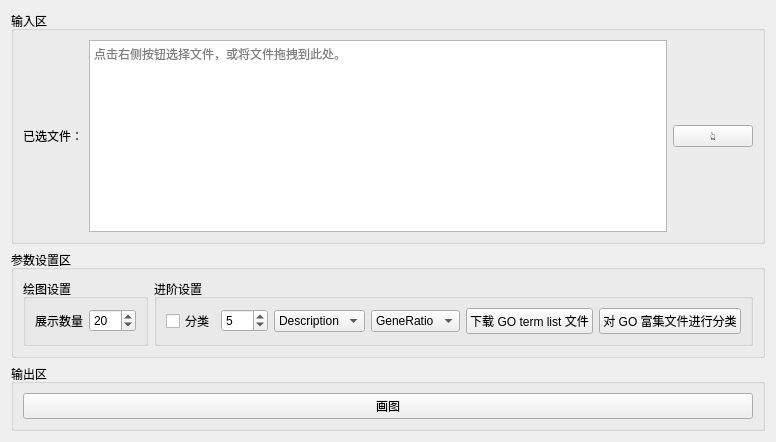
         <widget class="QWidget" name="tab_8">
          <attribute name="title">
           <string>富集气泡图</string>
          </attribute>
          <layout class="QVBoxLayout" name="verticalLayout_40">
           <item>
            <widget class="QGroupBox" name="groupBox_25">
             <property name="title">
              <string>输入区</string>
             </property>
             <layout class="QVBoxLayout" name="verticalLayout_10">
              <item>
               <layout class="QHBoxLayout" name="horizontalLayout_32">
                <item>
                 <widget class="QLabel" name="label_41">
                  <property name="text">
                   <string>已选文件：</string>
                  </property>
                 </widget>
                </item>
                <item>
                 <widget class="QTextBrowser" name="enrich_file">
                  <property name="verticalScrollBarPolicy">
                   <enum>Qt::ScrollBarAlwaysOff</enum>
                  </property>
                  <property name="placeholderText">
                   <string>点击右侧按钮选择文件，或将文件拖拽到此处。</string>
                  </property>
                 </widget>
                </item>
                <item>
                 <widget class="QPushButton" name="set_enrich_file">
                  <property name="text">
                   <string>👆</string>
                  </property>
                 </widget>
                </item>
               </layout>
              </item>
             </layout>
            </widget>
           </item>
           <item>
            <widget class="QGroupBox" name="groupBox_28">
             <property name="title">
              <string>参数设置区</string>
             </property>
             <layout class="QHBoxLayout" name="horizontalLayout_58">
              <item>
               <widget class="QGroupBox" name="groupBox_29">
                <property name="title">
                 <string>绘图设置</string>
                </property>
                <layout class="QVBoxLayout" name="verticalLayout_11">
                 <item>
                  <layout class="QHBoxLayout" name="horizontalLayout_34">
                   <item alignment="Qt::AlignHCenter">
                    <widget class="QLabel" name="label_42">
                     <property name="text">
                      <string>展示数量</string>
                     </property>
                    </widget>
                   </item>
                   <item>
                    <widget class="QDoubleSpinBox" name="enrich_num">
                     <property name="maximumSize">
                      <size>
                       <width>50</width>
                       <height>16777215</height>
                      </size>
                     </property>
                     <property name="decimals">
                      <number>0</number>
                     </property>
                     <property name="singleStep">
                      <double>1.000000000000000</double>
                     </property>
                     <property name="value">
                      <double>20.000000000000000</double>
                     </property>
                    </widget>
                   </item>
                  </layout>
                 </item>
                </layout>
               </widget>
              </item>
              <item>
               <widget class="QGroupBox" name="groupBox_31">
                <property name="title">
                 <string>进阶设置</string>
                </property>
                <layout class="QHBoxLayout" name="horizontalLayout_38">
                 <item>
                  <layout class="QHBoxLayout" name="horizontalLayout_33">
                   <item>
                    <widget class="QCheckBox" name="enrich_c">
                     <property name="text">
                      <string>分类</string>
                     </property>
                    </widget>
                   </item>
                   <item>
                    <widget class="QDoubleSpinBox" name="enrich_c_num">
                     <property name="maximumSize">
                      <size>
                       <width>50</width>
                       <height>16777215</height>
                      </size>
                     </property>
                     <property name="decimals">
                      <number>0</number>
                     </property>
                     <property name="singleStep">
                      <double>1.000000000000000</double>
                     </property>
                     <property name="value">
                      <double>5.000000000000000</double>
                     </property>
                    </widget>
                   </item>
                  </layout>
                 </item>
                 <item>
                  <widget class="QComboBox" name="enrich_ylab">
                   <item>
                    <property name="text">
                     <string>Description</string>
                    </property>
                   </item>
                   <item>
                    <property name="text">
                     <string>ID</string>
                    </property>
                   </item>
                  </widget>
                 </item>
                 <item>
                  <widget class="QComboBox" name="enrich_xlab">
                   <item>
                    <property name="text">
                     <string>GeneRatio</string>
                    </property>
                   </item>
                   <item>
                    <property name="text">
                     <string>Count</string>
                    </property>
                   </item>
                  </widget>
                 </item>
                 <item>
                  <widget class="QPushButton" name="gtl_dl">
                   <property name="enabled">
                    <bool>true</bool>
                   </property>
                   <property name="text">
                    <string>下载 GO term list 文件</string>
                   </property>
                  </widget>
                 </item>
                 <item>
                  <widget class="QPushButton" name="gef_c">
                   <property name="enabled">
                    <bool>true</bool>
                   </property>
                   <property name="text">
                    <string>对 GO 富集文件进行分类</string>
                   </property>
                  </widget>
                 </item>
                </layout>
               </widget>
              </item>
             </layout>
            </widget>
           </item>
           <item>
            <widget class="QGroupBox" name="groupBox_32">
             <property name="title">
              <string>输出区</string>
             </property>
             <layout class="QHBoxLayout" name="horizontalLayout_39">
              <item>
               <widget class="QPushButton" name="plot_bu_2">
                <property name="text">
                 <string>画图</string>
                </property>
               </widget>
              </item>
             </layout>
            </widget>
           </item>
          </layout>
         </widget>
